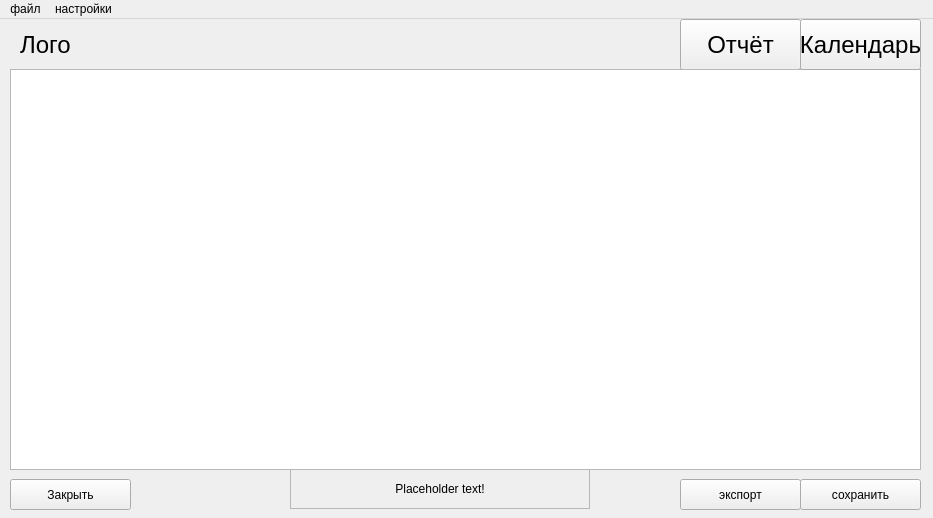
<?xml version="1.0" encoding="UTF-8"?>
<ui version="4.0">
 <class>MainWindow</class>
 <widget class="QMainWindow" name="MainWindow">
  <property name="geometry">
   <rect>
    <x>0</x>
    <y>0</y>
    <width>933</width>
    <height>518</height>
   </rect>
  </property>
  <property name="windowTitle">
   <string>MainWindow</string>
  </property>
  <widget class="QWidget" name="centralwidget">
   <widget class="QPushButton" name="btn_report">
    <property name="geometry">
     <rect>
      <x>680</x>
      <y>0</y>
      <width>121</width>
      <height>51</height>
     </rect>
    </property>
    <property name="font">
     <font>
      <pointsize>18</pointsize>
     </font>
    </property>
    <property name="text">
     <string>Отчёт</string>
    </property>
   </widget>
   <widget class="QStackedWidget" name="sw_main">
    <property name="geometry">
     <rect>
      <x>10</x>
      <y>50</y>
      <width>911</width>
      <height>441</height>
     </rect>
    </property>
    <property name="currentIndex">
     <number>1</number>
    </property>
    <widget class="QWidget" name="p_cal">
     <widget class="QTableWidget" name="tw_table">
      <property name="geometry">
       <rect>
        <x>0</x>
        <y>0</y>
        <width>911</width>
        <height>401</height>
       </rect>
      </property>
      <property name="sizePolicy">
       <sizepolicy hsizetype="Fixed" vsizetype="Preferred">
        <horstretch>0</horstretch>
        <verstretch>0</verstretch>
       </sizepolicy>
      </property>
      <property name="frameShape">
       <enum>QFrame::StyledPanel</enum>
      </property>
      <property name="sizeAdjustPolicy">
       <enum>QAbstractScrollArea::AdjustToContents</enum>
      </property>
      <attribute name="horizontalHeaderCascadingSectionResizes">
       <bool>true</bool>
      </attribute>
      <attribute name="horizontalHeaderStretchLastSection">
       <bool>false</bool>
      </attribute>
      <attribute name="verticalHeaderCascadingSectionResizes">
       <bool>true</bool>
      </attribute>
      <attribute name="verticalHeaderStretchLastSection">
       <bool>false</bool>
      </attribute>
     </widget>
     <widget class="QPushButton" name="btn_notes">
      <property name="geometry">
       <rect>
        <x>670</x>
        <y>410</y>
        <width>121</width>
        <height>31</height>
       </rect>
      </property>
      <property name="text">
       <string>добавить</string>
      </property>
     </widget>
     <widget class="QPushButton" name="btn_save">
      <property name="geometry">
       <rect>
        <x>790</x>
        <y>410</y>
        <width>121</width>
        <height>31</height>
       </rect>
      </property>
      <property name="text">
       <string>сохранить</string>
      </property>
     </widget>
     <widget class="QPushButton" name="btn_del">
      <property name="geometry">
       <rect>
        <x>0</x>
        <y>410</y>
        <width>113</width>
        <height>31</height>
       </rect>
      </property>
      <property name="text">
       <string>удалить</string>
      </property>
     </widget>
    </widget>
    <widget class="QWidget" name="p_report">
     <widget class="QTableWidget" name="tw_reportTable">
      <property name="geometry">
       <rect>
        <x>0</x>
        <y>0</y>
        <width>911</width>
        <height>401</height>
       </rect>
      </property>
      <property name="sizePolicy">
       <sizepolicy hsizetype="Fixed" vsizetype="Preferred">
        <horstretch>0</horstretch>
        <verstretch>0</verstretch>
       </sizepolicy>
      </property>
      <property name="frameShape">
       <enum>QFrame::StyledPanel</enum>
      </property>
     </widget>
     <widget class="QPushButton" name="btn_close">
      <property name="geometry">
       <rect>
        <x>0</x>
        <y>410</y>
        <width>121</width>
        <height>31</height>
       </rect>
      </property>
      <property name="text">
       <string>Закрыть</string>
      </property>
     </widget>
     <widget class="QPushButton" name="btn_export">
      <property name="geometry">
       <rect>
        <x>670</x>
        <y>410</y>
        <width>121</width>
        <height>31</height>
       </rect>
      </property>
      <property name="text">
       <string>экспорт</string>
      </property>
     </widget>
     <widget class="QPushButton" name="btn_save_2">
      <property name="geometry">
       <rect>
        <x>790</x>
        <y>410</y>
        <width>121</width>
        <height>31</height>
       </rect>
      </property>
      <property name="text">
       <string>сохранить</string>
      </property>
     </widget>
     <widget class="QFrame" name="f_msg">
      <property name="geometry">
       <rect>
        <x>280</x>
        <y>400</y>
        <width>300</width>
        <height>40</height>
       </rect>
      </property>
      <property name="frameShape">
       <enum>QFrame::StyledPanel</enum>
      </property>
      <property name="frameShadow">
       <enum>QFrame::Raised</enum>
      </property>
      <widget class="QLabel" name="lbl_msg">
       <property name="geometry">
        <rect>
         <x>0</x>
         <y>0</y>
         <width>300</width>
         <height>40</height>
        </rect>
       </property>
       <property name="text">
        <string>Placeholder text!</string>
       </property>
       <property name="alignment">
        <set>Qt::AlignCenter</set>
       </property>
      </widget>
     </widget>
    </widget>
   </widget>
   <widget class="QPushButton" name="btn_calendar">
    <property name="geometry">
     <rect>
      <x>800</x>
      <y>0</y>
      <width>121</width>
      <height>51</height>
     </rect>
    </property>
    <property name="font">
     <font>
      <pointsize>18</pointsize>
     </font>
    </property>
    <property name="text">
     <string>Календарь</string>
    </property>
   </widget>
   <widget class="QLabel" name="lbl_logo">
    <property name="geometry">
     <rect>
      <x>20</x>
      <y>10</y>
      <width>71</width>
      <height>31</height>
     </rect>
    </property>
    <property name="font">
     <font>
      <pointsize>18</pointsize>
     </font>
    </property>
    <property name="text">
     <string>Лого</string>
    </property>
   </widget>
  </widget>
  <widget class="QMenuBar" name="menubar">
   <property name="geometry">
    <rect>
     <x>0</x>
     <y>0</y>
     <width>933</width>
     <height>24</height>
    </rect>
   </property>
   <widget class="QMenu" name="m_file">
    <property name="title">
     <string>файл</string>
    </property>
   </widget>
   <widget class="QMenu" name="m_settings">
    <property name="title">
     <string>настройки</string>
    </property>
   </widget>
   <addaction name="m_file"/>
   <addaction name="m_settings"/>
  </widget>
 </widget>
 <resources/>
 <connections/>
</ui>
